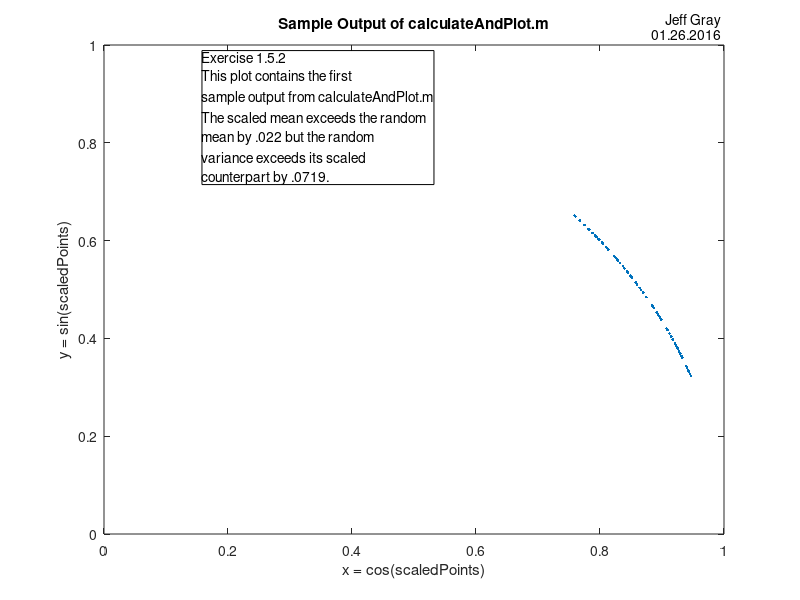

This chart was generated by the following MATLAB code:
function controlledArc
clf
rng(9711963);
% Create figure
figure1 = figure;

% Create axes
axes1 = axes('Parent',figure1);
xlim(axes1,[0 1]);
ylim(axes1,[0 1]);
box(axes1,'on');
hold(axes1,'on');

centerX = sqrt(3)/2;
centerY = .5;
arcLength = pi/8;

radius = sqrt((centerX-0).^2 + (centerY-0).^2);  %   distance formula
    arcTheta = arcLength / radius;  %    full arclength in radians
    centerTheta = atan(centerY/centerX); %  radian pointing to arc center
    
    %finding new points that serve as boundaries
    x_1 = radius * cos(centerTheta - arcTheta/2);
    y_1 = radius * sin(centerTheta - arcTheta/2);
    x_2 = radius * cos(centerTheta + arcTheta/2);
    y_2 = radius * sin(centerTheta + arcTheta/2);
    
    randNums = rand(1,100);
    scaledPoints = randNums*arcLength + centerTheta - arcTheta/2;

% Create plot
plot(cos(scaledPoints), sin(scaledPoints),'Marker','.','LineStyle','none');

% Create text
text('Parent',axes1,'String','Jeff Gray',...
    'Position',[0.905204460966543 1.05018587360595 0]);

% Create text
text('Parent',axes1,'String','01.26.2016',...
    'Position',[0.882899628252788 1.02230483271375 0]);

% Create xlabel
xlabel({'x = cos(scaledPoints)'},'FontSize',11);

% Create ylabel
ylabel({'y = sin(scaledPoints)'},'FontSize',11);

% Create title
title({'Sample Output of calculateAndPlot.m'},'FontSize',11);

% Create textbox
annotation(figure1,'textbox',...
    [0.252448313384114 0.692375194472734 0.269858534175242 0.195158844861609],...
    'String',{'Exercise 1.5.2','This plot contains the first','sample output from calculateAndPlot.m','The scaled mean exceeds the random','mean by .022 but the random','variance exceeds its scaled','counterpart by .0719.'});

